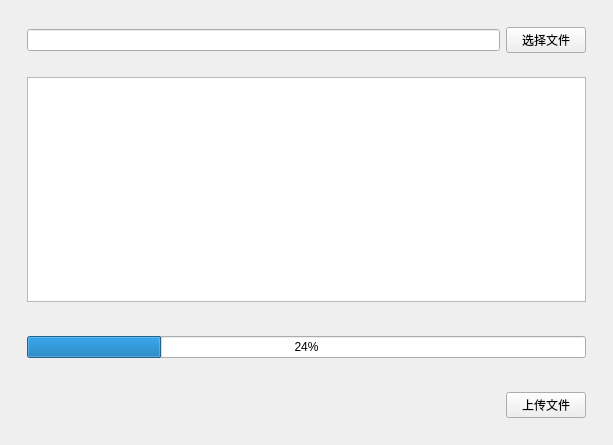
<?xml version="1.0" encoding="UTF-8"?>
<ui version="4.0">
 <class>MainWindow</class>
 <widget class="QMainWindow" name="MainWindow">
  <property name="geometry">
   <rect>
    <x>0</x>
    <y>0</y>
    <width>613</width>
    <height>445</height>
   </rect>
  </property>
  <property name="maximumSize">
   <size>
    <width>1240</width>
    <height>640</height>
   </size>
  </property>
  <property name="windowTitle">
   <string>MainWindow</string>
  </property>
  <widget class="QWidget" name="centralwidget">
   <layout class="QHBoxLayout" name="horizontalLayout_4">
    <item>
     <widget class="QWidget" name="widget" native="true">
      <layout class="QVBoxLayout" name="verticalLayout">
       <item>
        <widget class="QWidget" name="widget" native="true">
         <layout class="QHBoxLayout" name="horizontalLayout_2">
          <item>
           <widget class="QLineEdit" name="file_lineEdit"/>
          </item>
          <item>
           <widget class="QPushButton" name="file_choseBtn">
            <property name="text">
             <string>选择文件</string>
            </property>
           </widget>
          </item>
         </layout>
        </widget>
       </item>
       <item>
        <widget class="QWidget" name="widget_2" native="true">
         <layout class="QHBoxLayout" name="horizontalLayout_3">
          <item>
           <widget class="QTextEdit" name="file_logText"/>
          </item>
         </layout>
        </widget>
       </item>
       <item>
        <widget class="QWidget" name="widget_3" native="true">
         <property name="minimumSize">
          <size>
           <width>565</width>
           <height>60</height>
          </size>
         </property>
         <layout class="QHBoxLayout" name="horizontalLayout_5">
          <item>
           <widget class="QProgressBar" name="file_uploadProcess">
            <property name="value">
             <number>24</number>
            </property>
           </widget>
          </item>
         </layout>
        </widget>
       </item>
       <item>
        <widget class="QWidget" name="widget" native="true">
         <layout class="QHBoxLayout" name="horizontalLayout">
          <item>
           <spacer name="horizontalSpacer">
            <property name="orientation">
             <enum>Qt::Orientation::Horizontal</enum>
            </property>
            <property name="sizeHint" stdset="0">
             <size>
              <width>40</width>
              <height>20</height>
             </size>
            </property>
           </spacer>
          </item>
          <item>
           <widget class="QPushButton" name="file_uploadBtn">
            <property name="text">
             <string>上传文件</string>
            </property>
           </widget>
          </item>
         </layout>
        </widget>
       </item>
      </layout>
     </widget>
    </item>
   </layout>
  </widget>
 </widget>
 <resources/>
 <connections/>
</ui>
